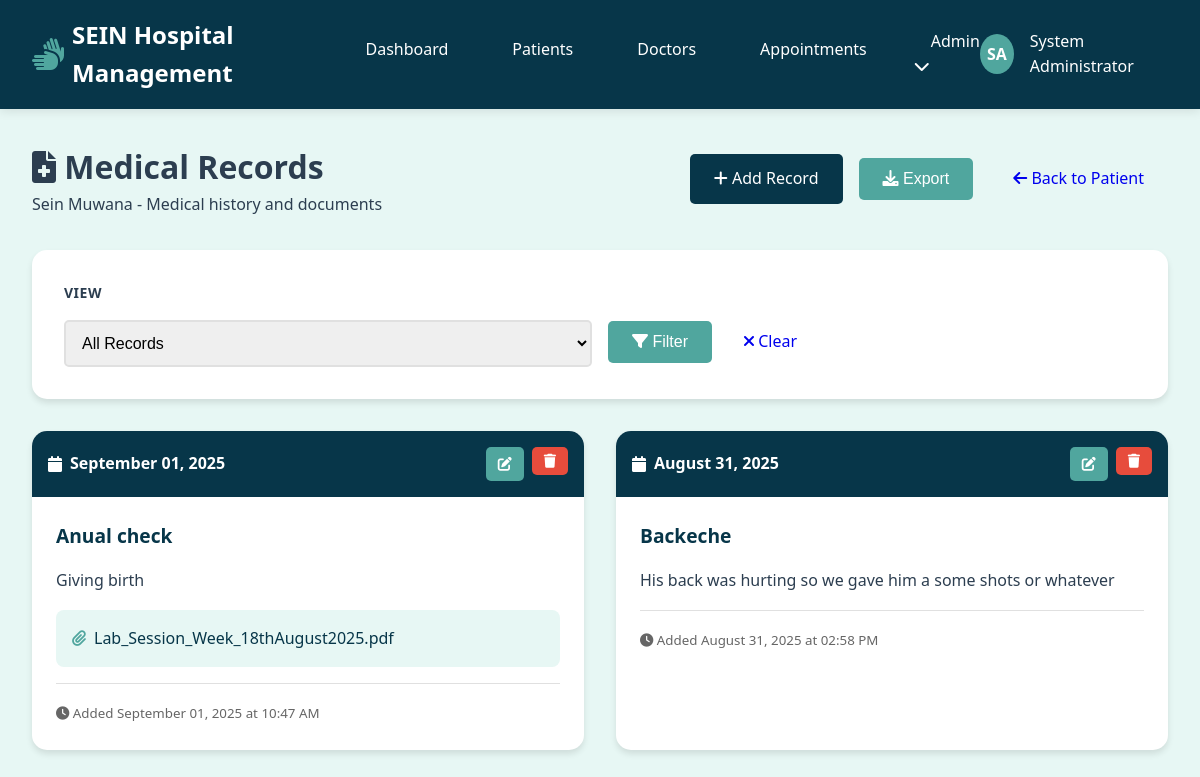
/patients/1/records (signed in), run on the app's committed database.
### hospital/app.py (models this page shows, shortened)
class Patient(db.Model):
    id = db.Column(db.Integer, primary_key=True)
    first_name = db.Column(db.String(50), nullable=False)
    last_name = db.Column(db.String(50), nullable=False)
    date_of_birth = db.Column(db.Date, nullable=False)
    gender = db.Column(db.String(10), nullable=False)
    phone = db.Column(db.String(20))
    email = db.Column(db.String(100))
    address = db.Column(db.Text)
    emergency_contact = db.Column(db.String(100))
    emergency_phone = db.Column(db.String(20))
    created_at = db.Column(db.DateTime, default=datetime.utcnow)
    appointments = db.relationship('Appointment', backref='patient_ref', lazy=True)
    medical_records = db.relationship('MedicalRecord', backref='patient_ref', lazy=True)

class MedicalRecord(db.Model):
    id = db.Column(db.Integer, primary_key=True)
    patient_id = db.Column(db.Integer, db.ForeignKey('patient.id'), nullable=False)
    diagnosis = db.Column(db.String(200), nullable=False)
    description = db.Column(db.Text)
    file_path = db.Column(db.String(255))
    file_name = db.Column(db.String(255))
    record_date = db.Column(db.Date, nullable=False)
    created_at = db.Column(db.DateTime, default=datetime.utcnow)

### hospital/app.py (the view)
@app.route('/patients/<int:patient_id>/records')
def patient_records(patient_id):
    if 'user_id' not in session:
        return redirect(url_for('login'))
    patient = Patient.query.get_or_404(patient_id)
    view_filter = request.args.get('filter', 'all')  # all, recent, date, diagnosis
    date_filter = request.args.get('date', '')
    diagnosis_filter = request.args.get('diagnosis', '')
    query = MedicalRecord.query.filter_by(patient_id=patient_id)
    if view_filter == 'recent':
        thirty_days_ago = date.today() - timedelta(days=30)
        query = query.filter(MedicalRecord.record_date >= thirty_days_ago)
    elif view_filter == 'date' and date_filter:
        try:
            filter_date = datetime.strptime(date_filter, '%Y-%m-%d').date()
            query = query.filter(MedicalRecord.record_date == filter_date)
        except ValueError:
            pass
    elif view_filter == 'diagnosis' and diagnosis_filter:
        query = query.filter(MedicalRecord.diagnosis.contains(diagnosis_filter))
    records = query.order_by(MedicalRecord.record_date.desc()).all()
    all_diagnoses = db.session.query(MedicalRecord.diagnosis.distinct())\
                             .filter_by(patient_id=patient_id)\
                             .all()
    diagnoses = [d[0] for d in all_diagnoses if d[0]]
    return render_template('patients/records.html',
                         patient=patient,
                         records=records,
                         diagnoses=diagnoses,
                         view_filter=view_filter,
                         date_filter=date_filter,
                         diagnosis_filter=diagnosis_filter)

### hospital/templates/patients/records.html (shortened to what this page needs)
{% extends "base.html" %}
{% block content %}
<div class="page-header">
    <div class="page-title">
        <h1><i class="fas fa-file-medical"></i> Medical Records</h1>
        <p>{{ patient.first_name }} {{ patient.last_name }} - Medical history and documents</p>
    </div>
    <div class="page-actions">
        <a href="{{ url_for('add_medical_record', patient_id=patient.id) }}" class="btn btn-primary">
            <i class="fas fa-plus"></i> Add Record
        </a>
        <div class="export-dropdown">
            <button class="btn btn-secondary dropdown-toggle" onclick="toggleExportMenu()">
                <i class="fas fa-download"></i> Export
            </button>
        </div>
        <a href="{{ url_for('patient_detail', patient_id=patient.id) }}" class="btn btn-outline">
            <i class="fas fa-arrow-left"></i> Back to Patient
        </a>
    </div>
</div>
<div class="filters-section">
    <form method="GET" class="filters-form">
        <div class="filters-grid">
            <div class="filter-group">
                <label for="filter">View</label>
                <select id="filter" name="filter" class="form-control" onchange="toggleFilterInputs()">
                    <option value="all" {% if view_filter == 'all' %}selected{% endif %}>All Records</option>
                </select>
            </div>
            <div class="filter-actions">
                <button type="submit" class="btn btn-secondary">
                    <i class="fas fa-filter"></i> Filter
                </button>
                <a href="{{ url_for('patient_records', patient_id=patient.id) }}" class="btn btn-outline">
                    <i class="fas fa-times"></i> Clear
                </a>
            </div>
        </div>
    </form>
</div>
<div class="records-container">
    {% if records %}
    <div class="records-grid">
        {% for record in records %}
        <div class="record-card">
            <div class="record-header">
                <div class="record-date">
                    <i class="fas fa-calendar"></i>
                    {{ record.record_date.strftime('%B %d, %Y') }}
                </div>
                <div class="record-actions">
                    <a href="{{ url_for('edit_medical_record', patient_id=patient.id, record_id=record.id) }}"
                       class="btn btn-sm btn-secondary">
                        <i class="fas fa-edit"></i>
                    </a>
                    <form method="POST" action="{{ url_for('delete_medical_record', patient_id=patient.id, record_id=record.id) }}"
                          style="display: inline;"
                          onsubmit="return confirm('Are you sure you want to delete this medical record?')">
                        <button type="submit" class="btn btn-sm btn-danger">
                            <i class="fas fa-trash"></i>
                        </button>
                    </form>
                </div>
            </div>
            <div class="record-content">
                <h4 class="diagnosis">{{ record.diagnosis }}</h4>
                {% if record.description %}
                <p class="description">{{ record.description }}</p>
                {% endif %}
                {% if record.file_name %}
                <div class="file-attachment">
                    <i class="fas fa-paperclip"></i>
                    <a href="{{ url_for('download_file', record_id=record.id) }}" class="file-link">
                        {{ record.file_name }}
                    </a>
                </div>
                {% endif %}
                <div class="record-meta">
                    <small class="text-muted">
                        <i class="fas fa-clock"></i>
                        Added {{ record.created_at.strftime('%B %d, %Y at %I:%M %p') }}
                    </small>
                </div>
            </div>
        </div>
        {% endfor %}
    </div>
    {% endif %}
</div>
{% endblock %}

### hospital/static/css/style.css (style rules this page uses)
:root { --primary-color: #073649; --secondary-color: #e7f7f4; --accent-color: #50a69e; --text-dark: #2c3e50; --text-light: #ffffff; --border-color: #e0e0e0; --success-color: #27ae60; --error-color: #e74c3c; --warning-color: #f39c12; --text-muted: #6c757d; }
* { margin: 0; padding: 0; box-sizing: border-box; }
body { font-family: "Segoe UI", Tahoma, Geneva, Verdana, sans-serif; background-color: var(--secondary-color); color: var(--text-dark); line-height: 1.6; }
.form-control { width: 100%; padding: 0.75rem; border: 2px solid var(--border-color); border-radius: 5px; font-size: 1rem; transition: border-color 0.3s ease; }
.btn { padding: 0.75rem 1.5rem; border: none; border-radius: 5px; font-size: 1rem; cursor: pointer; text-decoration: none; display: inline-block; text-align: center; transition: all 0.3s ease; }
.btn-primary { background-color: var(--primary-color); color: var(--text-light); }
.btn-secondary { background-color: var(--accent-color); color: var(--text-light); }
.btn-danger { background-color: var(--error-color); color: var(--text-light); }
.btn-sm { padding: 0.375rem 0.75rem; font-size: 0.875rem; }
.filters-section { background: white; padding: 1.5rem; border-radius: 12px; box-shadow: 0 2px 8px rgba(0, 0, 0, 0.1); margin-bottom: 2rem; }
.filters-form { display: flex; flex-direction: column; gap: 1.5rem; }
.filters-grid { display: grid; grid-template-columns: repeat(auto-fit, minmax(200px, 1fr)); gap: 1rem; align-items: end; }
.filter-group { display: flex; flex-direction: column; gap: 0.5rem; }
.filter-group label { font-weight: 600; color: var(--text-dark); font-size: 0.875rem; text-transform: uppercase; letter-spacing: 0.5px; }
.filter-actions { display: flex; gap: 0.75rem; align-items: center; }

### hospital/templates/patients/records.html (style rules this page uses)
.page-header { display: flex; justify-content: space-between; align-items: center; margin-bottom: 2rem; flex-wrap: wrap; gap: 1rem; }
.page-actions { display: flex; gap: 1rem; align-items: center; }
.export-dropdown { position: relative; }
.filters-section { background: white; padding: 2rem; border-radius: 15px; box-shadow: 0 4px 6px rgba(0, 0, 0, 0.1); margin-bottom: 2rem; }
.filters-grid { display: grid; grid-template-columns: repeat(auto-fit, minmax(200px, 1fr)); gap: 1rem; align-items: end; }
.filter-group label { display: block; margin-bottom: 0.5rem; font-weight: 600; color: var(--text-dark); }
.filter-actions { display: flex; gap: 0.5rem; }
.records-grid { display: grid; grid-template-columns: repeat(auto-fill, minmax(400px, 1fr)); gap: 2rem; }
.record-card { background: white; border-radius: 15px; box-shadow: 0 4px 6px rgba(0, 0, 0, 0.1); overflow: hidden; transition: transform 0.3s ease; }
.record-header { background: var(--primary-color); color: white; padding: 1rem; display: flex; justify-content: space-between; align-items: center; }
.record-date { display: flex; align-items: center; gap: 0.5rem; font-weight: 600; }
.record-actions { display: flex; gap: 0.5rem; }
.record-content { padding: 1.5rem; }
.diagnosis { color: var(--primary-color); margin-bottom: 1rem; font-size: 1.2rem; }
.description { color: var(--text-dark); margin-bottom: 1rem; line-height: 1.6; }
.file-attachment { background: var(--secondary-color); padding: 1rem; border-radius: 8px; margin-bottom: 1rem; display: flex; align-items: center; gap: 0.5rem; }
.file-attachment i { color: var(--accent-color); }
.file-link { color: var(--primary-color); text-decoration: none; font-weight: 500; }
.record-meta { border-top: 1px solid var(--border-color); padding-top: 1rem; }
.text-muted { color: #666; }

### data on the page
Patient: first_name "Sein", last_name "Muwana"
MedicalRecord: record_date "September 01, 2025", diagnosis "Anual check", description "Giving birth", file_name "Lab_Session_Week_18thAugust2025.pdf", created_at "September 01, 2025 at 10:47 AM"
MedicalRecord: record_date "August 31, 2025", diagnosis "Backeche", description "His back was hurting so we gave him a some shots or whatever", created_at "August 31, 2025 at 02:58 PM"

### other printed values
{{ session.first_name[0] }} "S"
{{ session.last_name[0] }} "A"
{{ session.first_name }} "System"
{{ session.last_name }} "Administrator"
